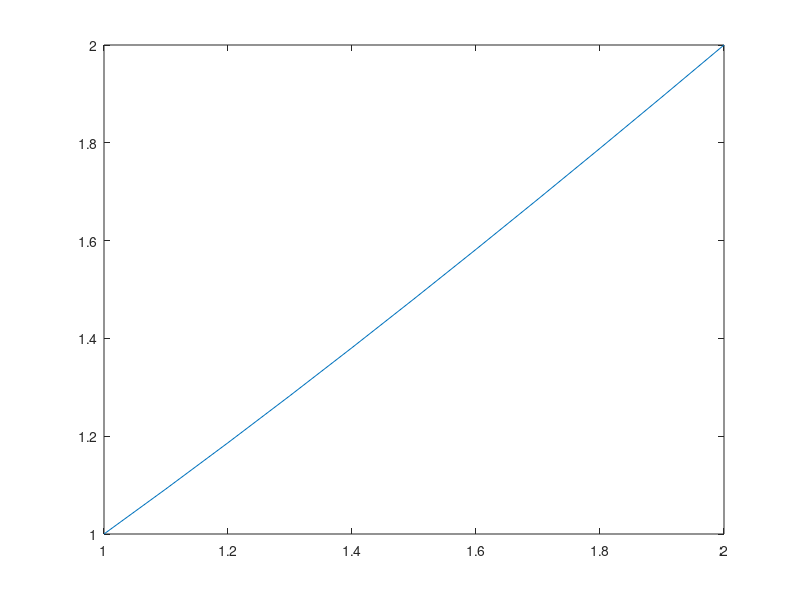

MATLAB code for this plot:
clc; clear;
N = 10; a = 1; b = 2;
x = linspace(a, b, N + 1);
h = x(2) - x(1); #same as (b-a)/N
y1 = zeros(1, N + 1); y2 = zeros(1, N + 1); y = zeros(1, N + 1);
dy1 = zeros(1, N + 1); dy2 = zeros(1, N + 1);

first = 0; second = 0;

p = @(x) 2 / x;
q = @(x) 2 / (x^2);
r = @(x) sin(log(x)) / (x^2);
f = @(x, y, dy) (-2 / x) * dy + (2 / x^2) * y + (sin(log(x)) / x^2);
f_homo = @(x, y, dy) (-2 / x) * dy + (2 / x^2) * y;
y1(1) = 1; y2(1) = 0; M = 2;

#
#
#Euler shooting
for i = 1:N
    k = p(x(i)) * dy1(i) + q(x(i)) * y1(i) + r(x(i)); # f(dy(1), y(1), x(i)) = 현재 dy의 기울기 (dy)^2
    dy1(i + 1) = k * h + dy1(i); # 다음 dy의 값
    y1(i + 1) = dy1(i) * h + y1(i); # 다음 y의 값
end

first = y1(N + 1);

for i = 1:N
    k = p(x(i)) * dy2(i) + q(x(i)) * y2(i);
    dy2(i + 1) = k * h + dy2(i);
    y2(i + 1) = dy2(i) * h + y2(i);
end

second = y2(N + 1);

c = (M - first) / second;
y = y1 + c * y2;

#
#
#RK4 shooting
for n = 1:N
    dy_k1 = f(x(n), y1(n), dy1(n));
    y_k1 = dy1(n);
    dy_k2 = f(x(n) + h / 2, y1(n) + h / 2 * y_k1, dy1(n) + h / 2 * dy_k1);
    y_k2 = y_k1 + dy_k1 * h / 2;
    dy_k3 = f(x(n) + h / 2, y1(n) + h / 2 * y_k2, dy1(n) + h / 2 * dy_k2);
    y_k3 = y_k2 + dy_k2 * h / 2;
    dy_k4 = f(x(n) + h, y1(n) + h * y_k3, dy1(n) + h * dy_k3);
    y_k4 = y_k3 + dy_k3 * h;
    dy1(n + 1) = dy1(n) + (1/6) * (dy_k1 + 2 * dy_k2 + 2 * dy_k3 + dy_k4) * h;
    y1(n + 1) = y1(n) + (1/6) * (y_k1 + 2 * y_k2 + 2 * y_k3 + y_k4) * h;
end

first = y1(N + 1);

dy2(1) = 1;

for n = 1:N
    dy_k1 = f_homo(x(n), y2(n), dy2(n));
    y_k1 = dy2(n);
    dy_k2 = f_homo(x(n) + h / 2, y2(n) + h / 2 * y_k1, dy2(n) + h / 2 * dy_k1);
    y_k2 = y_k1 + dy_k1 * h / 2;
    dy_k3 = f_homo(x(n) + h / 2, y2(n) + h / 2 * y_k2, dy2(n) + h / 2 * dy_k2);
    y_k3 = y_k2 + dy_k2 * h / 2;
    dy_k4 = f_homo(x(n) + h, y2(n) + h * y_k3, dy2(n) + h * dy_k3);
    y_k4 = y_k3 + dy_k3 * h;
    dy2(n + 1) = dy2(n) + (1/6) * (dy_k1 + 2 * dy_k2 + 2 * dy_k3 + dy_k4) * h;
    y2(n + 1) = y2(n) + (1/6) * (y_k1 + 2 * y_k2 + 2 * y_k3 + y_k4) * h;
end

second = y2(N + 1);

c = (M - first) / second;
y = y1 + c * y2;
plot(x, y);
